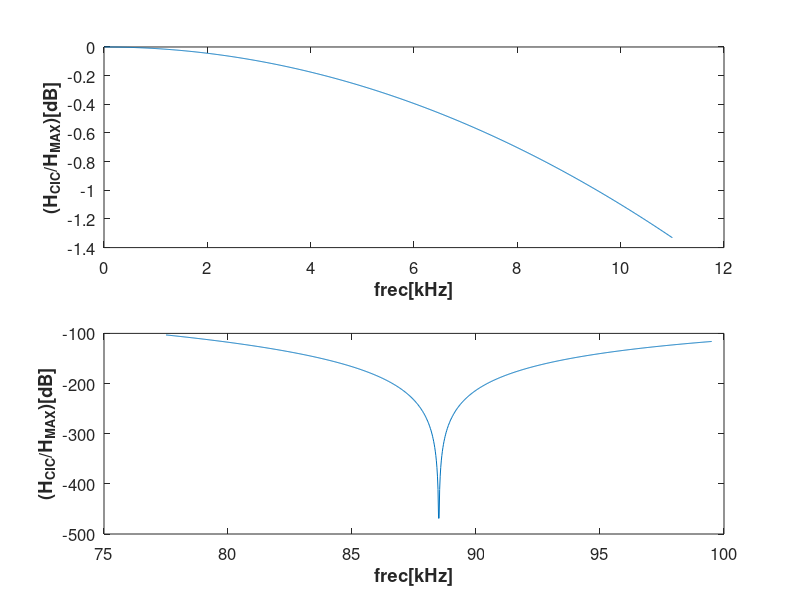

The MATLAB script that drew this image: (Note: this script raises an error after producing the figure.)
close all;
clear;
%%%%%% CIC parametros %%%%%%
M=1;%retardo antes de restar(en el comb)
N=6;%etapas CIC
R=512;%decimacion
fs=45.3125e6;%frec sampling
%frec salida 160e3
fp=11e3/fs;%frec corte normalizada a fs;
fo=1/R;%centro primer zona de alias normalizada a fs (es el M-esimo cero)
f1=1/(M*R);%primer cero
Fs = fs; % frec sampling
Bin=1; %bits entrada
Bout=16; %bits salida recortado

Fo = 0.99*R*20e3/90.6e6; % frecuencia de corte normalizada a fs/R
%la formula es 0.22, se la puso asi para concuerde con FIR usado.

%%%%%%% fir2 parametros %%%%%%
B = 16; % Cantidad bits coeficientes
L = 255; % Orden filtro
Window=kaiser(L+1,9); %ventana usada en el filtro fir
%con estos parametros atenua 87dB a partir de 22.2KHz
%otras ventanas: chebwin(L+1,90)

%% Graficos(comentar si molestan)
F=linspace(0,fp,1000);
Hmax=N*20*log(M*R)/log(10);
H=N*10*log((sin(pi*F*M*R)./sin(pi*F)).^2)/log(10)-Hmax;
figure(1);
subplot(2,1,1), plot(fs*F/1e3,H) %banda paso
xlabel('frec[kHz]','FontSize',12,'FontWeight','bold');
ylabel('(H_{CIC}/H_{MAX})[dB]','FontSize',12,'FontWeight','bold');
set(gca,'fontsize',12);
Fa=linspace(fo-fp,fo+fp,1000);
Ha=N*10*log((sin(pi*Fa*M*R)./sin(pi*Fa)).^2)/log(10)-Hmax;
subplot(2,1,2), plot(fs*Fa/1e3,Ha) %primer zona alias, relativa a ganancia banda paso
xlabel('frec[kHz]','FontSize',12,'FontWeight','bold');
ylabel('(H_{CIC}/H_{MAX})[dB]','FontSize',12,'FontWeight','bold');
set(gca,'fontsize',12);
F2=linspace(f1,2*f1,1000);
H2=N*10*log((sin(pi*F2*M*R)./sin(pi*F2)).^2)/log(10)-Hmax;
%figure(2);
%plot(F2,H2)%segundo lobulo, relativo a ganancia banda paso

%% calculo del alias
Fali=fo-fp;
Hali=(sin(pi*Fali*M*R)./(sin(pi*Fali))).^N;
PrimerAlias= 10*log(Hali^2)/log(10)-Hmax

%% atenuacion minima en banda atenuaci�n
fat=3/2*f1;
Hmin=(sin(pi*fat*M*R)./(sin(pi*fat))).^N;
Atmin= 10*log(Hmin^2)/log(10)-Hmax

%% Atenuacion m�xima banda paso(la recompone el fir)
Hfp=(sin(pi*fp*M*R)./(sin(pi*fp))).^N;
Atmax= 10*log(Hfp^2)/log(10)-Hmax

%% Recorte de bits por etapa en el filtro CIC
Bgr=ceil(N*log(R*M)/log(2)); %crecimiento bits (bits growth)
Bt=Bin+Bgr-Bout; %total de bits a descartar
sigma_t=sqrt(2^(2*Bt)/12); %ruido de cuantizaci�n si se los sacara todos los bits
%al final

F=zeros(1,2*N);
% Calculo de los Fj
for j=N+1:1:2*N %para 2*N-j+1 combs y ningun integrador
    h_sub_j=zeros(1,2*N+1-j+1+1);
    for k=0:(2*N+1-j)
        h_sub_j(k+1)=(-1)^k*nchoosek(2*N+1-j,k);
    end
    F(j)=sqrt(sum(h_sub_j.^2));
end

for j = N:-1:1  %para N-j+1 integradores y N combs
    h_sub_j=zeros(1,(R*M-1)*N + j -1+1);
    for k = 0:(R*M-1)*N + j -1
        for m = 0:floor(k/(R*M)) % Use "m" for loop variable
            Change_to_Result = (-1)^m*nchoosek(N, m)*nchoosek(N-j+k-R*M*m,k-R*M*m);
            h_sub_j(k+1) =  h_sub_j(k+1) + Change_to_Result;
        end % End "m" loop
    end % End "k" loop
    F(j) = sqrt(sum(h_sub_j.^2));
end % End "j" loop
%en los h_sub_j quedo el caso n=1, o sea los coeficientes del filtro

% cantidad de bits a descartar en cada etapa
B_descartar= [floor((-log(F)+log(sigma_t)+log(6/N)/2)/log(2)) Bt];
%el �ltimo es el total a descartar
B_descartar(B_descartar<0)=0;
B_descartar(1)=0;%descartar en el primer integrador produce un error enorme en la media
Bits_etapa=Bin+Bgr-B_descartar
E=2.^(B_descartar);
E(E==1)=0;%cuando B es cero el error es 0
media_error=((R*M)^N*E(1)/2+E(2*N)/2)/2^Bt % el primer sumando debe dar 0
desvio_error= sqrt(sum((E.*[F 1]).^2/12))/2^Bt


%% Filtro de compensaci�n FIR
p = 2e3; % Granularity
s = 0.25/p; % Step size

fpass = 0:s:Fo; % banda de paso
fstop = (Fo+s):s:0.5; % banda de atenuacion
f = [fpass fstop]*2; % vector frecuencia normalizada
Mp = ones(1,length(fpass)); % respuesta banda paso; Mp(1)=1
Mp(2:end) = abs( M*R*sin(pi*fpass(2:end)/R)./sin(pi*M*fpass(2:end))).^N;
Mf = [Mp zeros(1,length(fstop))];
f(end) = 1;
h = fir2(L,f,Mf,Window); %% Filter length L+1

% Redondeando a enteros
hz = h/max(abs(h));

%el maximo del valor absoluto era positivo o negativo?
abs_max_positive=0;%false
for i=1:1:length(hz)
    if hz(i)==1
        abs_max_positive=1;%true
    end
end


if abs_max_positive==1 %caso positivo(o ambos iguales)
    hz = round(hz*(power(2,B-1)-1));
else%caso negativo(solo)
    hz = round(hz*power(2,B-1));
end



FIRcomp_f=dfilt.dffir(hz);
%%CIC_f=dfilt.dffir(h_sub_j);
[H_FIR,W]=freqz(FIRcomp_f,1000);
freqz(FIRcomp_f);
H_CIC=(sin(W*M/2)./(sin(W/(2*R)))).^N;
figure(4);
plot(W*fs/R/2/pi,20*log(abs(H_CIC.*H_FIR))/log(10));
